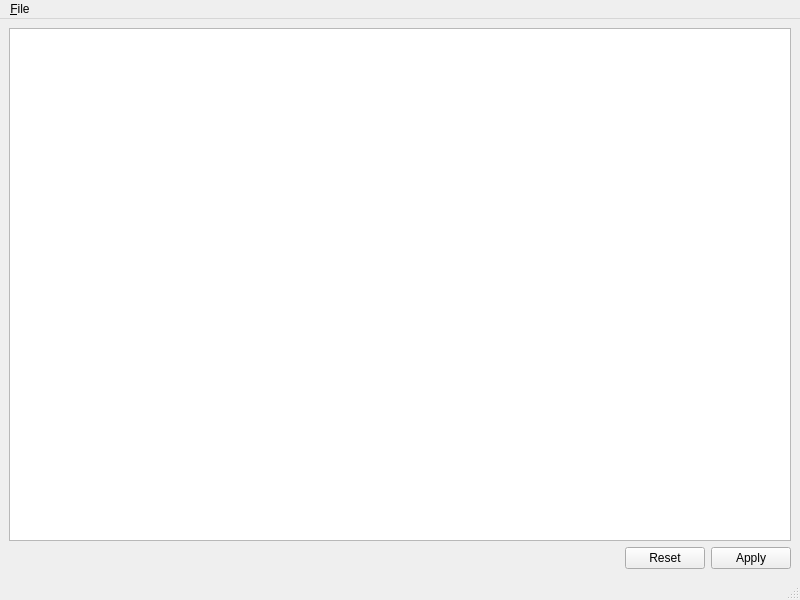
<?xml version="1.0" encoding="UTF-8"?>
<ui version="4.0">
 <class>StyleDialog</class>
 <widget class="QMainWindow" name="StyleDialog">
  <property name="geometry">
   <rect>
    <x>0</x>
    <y>0</y>
    <width>800</width>
    <height>600</height>
   </rect>
  </property>
  <property name="windowTitle">
   <string>Edit Styles</string>
  </property>
  <widget class="QWidget" name="centralwidget">
   <layout class="QVBoxLayout" name="verticalLayout">
    <item>
     <widget class="QPlainTextEdit" name="styleTextEdit">
      <property name="font">
       <font>
        <family>Monospace</family>
        <pointsize>8</pointsize>
       </font>
      </property>
     </widget>
    </item>
    <item>
     <layout class="QHBoxLayout" name="horizontalLayout">
      <item>
       <spacer name="horizontalSpacer">
        <property name="orientation">
         <enum>Qt::Horizontal</enum>
        </property>
        <property name="sizeHint" stdset="0">
         <size>
          <width>40</width>
          <height>20</height>
         </size>
        </property>
       </spacer>
      </item>
      <item>
       <widget class="QPushButton" name="resetButton">
        <property name="text">
         <string>Reset</string>
        </property>
       </widget>
      </item>
      <item>
       <widget class="QPushButton" name="applyButton">
        <property name="text">
         <string>Apply</string>
        </property>
       </widget>
      </item>
     </layout>
    </item>
   </layout>
  </widget>
  <widget class="QMenuBar" name="menubar">
   <property name="geometry">
    <rect>
     <x>0</x>
     <y>0</y>
     <width>800</width>
     <height>20</height>
    </rect>
   </property>
   <widget class="QMenu" name="menuFile">
    <property name="title">
     <string>&amp;File</string>
    </property>
    <addaction name="actionNew"/>
    <addaction name="separator"/>
    <addaction name="actionOpen"/>
    <addaction name="actionSave"/>
    <addaction name="separator"/>
    <addaction name="actionClose"/>
   </widget>
   <addaction name="menuFile"/>
  </widget>
  <widget class="QStatusBar" name="statusbar"/>
  <action name="actionNew">
   <property name="text">
    <string>&amp;New</string>
   </property>
   <property name="shortcut">
    <string>Ctrl+N</string>
   </property>
  </action>
  <action name="actionOpen">
   <property name="text">
    <string>&amp;Open</string>
   </property>
   <property name="shortcut">
    <string>Ctrl+O</string>
   </property>
  </action>
  <action name="actionSave">
   <property name="text">
    <string>&amp;Save</string>
   </property>
   <property name="shortcut">
    <string>Ctrl+S</string>
   </property>
  </action>
  <action name="actionClose">
   <property name="text">
    <string>&amp;Close</string>
   </property>
   <property name="shortcut">
    <string>Ctrl+W</string>
   </property>
  </action>
 </widget>
 <resources/>
 <connections/>
</ui>
